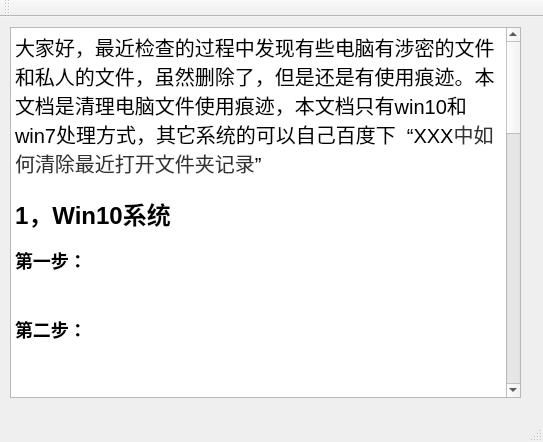
<?xml version="1.0" encoding="UTF-8"?>
<ui version="4.0">
 <class>MainWindow</class>
 <widget class="QMainWindow" name="MainWindow">
  <property name="geometry">
   <rect>
    <x>0</x>
    <y>0</y>
    <width>543</width>
    <height>442</height>
   </rect>
  </property>
  <property name="windowTitle">
   <string>MainWindow</string>
  </property>
  <widget class="QWidget" name="centralWidget">
   <widget class="QTextEdit" name="textEdit">
    <property name="geometry">
     <rect>
      <x>10</x>
      <y>10</y>
      <width>511</width>
      <height>371</height>
     </rect>
    </property>
    <property name="html">
     <string>&lt;!DOCTYPE HTML PUBLIC &quot;-//W3C//DTD HTML 4.0//EN&quot; &quot;http://www.w3.org/TR/REC-html40/strict.dtd&quot;&gt;
&lt;html&gt;&lt;head&gt;&lt;meta name=&quot;qrichtext&quot; content=&quot;1&quot; /&gt;&lt;style type=&quot;text/css&quot;&gt;
p, li { white-space: pre-wrap; }
&lt;/style&gt;&lt;/head&gt;&lt;body style=&quot; font-family:'SimSun'; font-size:9pt; font-weight:400; font-style:normal;&quot;&gt;
&lt;p style=&quot; margin-top:12px; margin-bottom:12px; margin-left:0px; margin-right:0px; -qt-block-indent:0; text-indent:0px;&quot;&gt;&lt;span style=&quot; font-family:'宋体'; font-size:15pt;&quot;&gt;大家好，最近检查的过程中发现有些电脑有涉密的文件和私人的文件，虽然删除了，但是还是有使用痕迹。本文档是清理电脑文件使用痕迹，本文档只有&lt;/span&gt;&lt;span style=&quot; font-size:15pt;&quot;&gt;win10&lt;/span&gt;&lt;span style=&quot; font-family:'宋体'; font-size:15pt;&quot;&gt;和&lt;/span&gt;&lt;span style=&quot; font-size:15pt;&quot;&gt;win7&lt;/span&gt;&lt;span style=&quot; font-family:'宋体'; font-size:15pt;&quot;&gt;处理方式，其它系统的可以自己百度下&lt;/span&gt;&lt;span style=&quot; font-size:15pt;&quot;&gt;  &lt;/span&gt;&lt;span style=&quot; font-family:'宋体'; font-size:15pt;&quot;&gt;“&lt;/span&gt;&lt;span style=&quot; font-size:15pt;&quot;&gt;XXX&lt;/span&gt;&lt;span style=&quot; font-family:'微软雅黑,sans-serif'; font-size:15pt; color:#333333;&quot;&gt;中如何清除最近打开文件夹记录&lt;/span&gt;&lt;span style=&quot; font-family:'宋体'; font-size:15pt;&quot;&gt;”&lt;/span&gt; &lt;/p&gt;
&lt;p style=&quot; margin-top:18px; margin-bottom:12px; margin-left:0px; margin-right:0px; -qt-block-indent:0; text-indent:0px;&quot;&gt;&lt;span style=&quot; font-size:xx-large; font-weight:600;&quot;&gt;1&lt;/span&gt;&lt;span style=&quot; font-family:'宋体'; font-size:xx-large; font-weight:600;&quot;&gt;，&lt;/span&gt;&lt;span style=&quot; font-size:xx-large; font-weight:600;&quot;&gt;Win10&lt;/span&gt;&lt;span style=&quot; font-family:'宋体'; font-size:xx-large; font-weight:600;&quot;&gt;系统&lt;/span&gt; &lt;/p&gt;
&lt;p style=&quot; margin-top:16px; margin-bottom:12px; margin-left:0px; margin-right:0px; -qt-block-indent:0; text-indent:0px;&quot;&gt;&lt;span style=&quot; font-family:'黑体'; font-size:x-large; font-weight:600;&quot;&gt;第一步：&lt;/span&gt; &lt;/p&gt;
&lt;p style=&quot; margin-top:12px; margin-bottom:12px; margin-left:0px; margin-right:0px; -qt-block-indent:0; text-indent:0px;&quot;&gt;&lt;img src=&quot;删除痕迹.files/image001.jpg&quot; width=&quot;235&quot; height=&quot;195&quot; /&gt;&lt;a name=&quot;图片 3&quot;&gt;&lt;/a&gt; &lt;/p&gt;
&lt;p style=&quot; margin-top:16px; margin-bottom:12px; margin-left:0px; margin-right:0px; -qt-block-indent:0; text-indent:0px;&quot;&gt;&lt;span style=&quot; font-family:'黑体'; font-size:x-large; font-weight:600;&quot;&gt;第二步：&lt;/span&gt; &lt;/p&gt;
&lt;p style=&quot; margin-top:12px; margin-bottom:12px; margin-left:0px; margin-right:0px; -qt-block-indent:0; text-indent:0px;&quot;&gt;&lt;img src=&quot;删除痕迹.files/image002.jpg&quot; width=&quot;454&quot; height=&quot;427&quot; /&gt;&lt;a name=&quot;图片 15&quot;&gt;&lt;/a&gt; &lt;/p&gt;
&lt;p style=&quot; margin-top:12px; margin-bottom:12px; margin-left:0px; margin-right:0px; -qt-block-indent:0; text-indent:0px;&quot;&gt;  &lt;/p&gt;
&lt;p style=&quot; margin-top:0px; margin-bottom:0px; margin-left:0px; margin-right:0px; -qt-block-indent:0; text-indent:0px;&quot;&gt;&lt;span style=&quot; font-size:12pt;&quot;&gt;.&lt;/span&gt;&lt;span style=&quot; font-family:'Times New Roman'; font-size:7pt;&quot;&gt;                      &lt;/span&gt;  &lt;/p&gt;
&lt;p style=&quot; margin-top:18px; margin-bottom:12px; margin-left:0px; margin-right:0px; -qt-block-indent:0; text-indent:0px;&quot;&gt;&lt;span style=&quot; font-size:xx-large; font-weight:600;&quot;&gt;2&lt;/span&gt;&lt;span style=&quot; font-family:'宋体'; font-size:xx-large; font-weight:600;&quot;&gt;，&lt;/span&gt;&lt;span style=&quot; font-size:xx-large; font-weight:600;&quot;&gt;Win7&lt;/span&gt;&lt;span style=&quot; font-family:'宋体'; font-size:xx-large; font-weight:600;&quot;&gt;系统&lt;/span&gt; &lt;/p&gt;
&lt;p style=&quot; margin-top:16px; margin-bottom:12px; margin-left:0px; margin-right:0px; -qt-block-indent:0; text-indent:0px;&quot;&gt;&lt;span style=&quot; font-family:'黑体'; font-size:x-large; font-weight:600;&quot;&gt;第一步：&lt;/span&gt; &lt;/p&gt;
&lt;p style=&quot; margin-top:0px; margin-bottom:0px; margin-left:0px; margin-right:0px; -qt-block-indent:0; text-indent:0px;&quot;&gt;首先点击win键打开开始菜单。 &lt;/p&gt;
&lt;p style=&quot; margin-top:0px; margin-bottom:0px; margin-left:0px; margin-right:0px; -qt-block-indent:0; text-indent:0px;&quot;&gt;&lt;span style=&quot; font-size:12pt;&quot;&gt;.&lt;/span&gt;&lt;span style=&quot; font-family:'Times New Roman'; font-size:7pt;&quot;&gt;                      &lt;/span&gt;  &lt;/p&gt;
&lt;p style=&quot; margin-top:12px; margin-bottom:12px; margin-left:0px; margin-right:0px; -qt-block-indent:0; text-indent:0px;&quot;&gt;&lt;a href=&quot;http://jingyan.baidu.com/album/fc07f9891cf86412fee51955.html?picindex=2&quot;&gt;&lt;img src=&quot;删除痕迹.files/image003.jpg&quot; width=&quot;268&quot; height=&quot;182&quot; /&gt;&lt;/a&gt;&lt;a name=&quot;图片 5&quot;&gt;&lt;/a&gt;&lt;a href=&quot;http://jingyan.baidu.com/album/fc07f9891cf86412fee51955.html?picindex=2&quot;&gt;&lt;span style=&quot; text-decoration: underline; color:#ffffff;&quot;&gt;步&lt;/span&gt;&lt;/a&gt;&lt;span style=&quot; text-decoration: underline; color:#ffffff;&quot;&gt;骤阅读&lt;/span&gt; &lt;/p&gt;
&lt;p style=&quot; margin-top:0px; margin-bottom:0px; margin-left:0px; margin-right:0px; -qt-block-indent:0; text-indent:0px;&quot;&gt;&lt;span style=&quot; font-size:12pt;&quot;&gt;.&lt;/span&gt;&lt;span style=&quot; font-family:'Times New Roman'; font-size:7pt;&quot;&gt;                      &lt;/span&gt;  &lt;/p&gt;
&lt;p style=&quot; margin-top:0px; margin-bottom:0px; margin-left:0px; margin-right:0px; -qt-block-indent:0; text-indent:0px;&quot;&gt;&lt;span style=&quot; font-size:12pt;&quot;&gt;.&lt;/span&gt;&lt;span style=&quot; font-family:'Times New Roman'; font-size:7pt;&quot;&gt;                      &lt;/span&gt;  &lt;/p&gt;
&lt;p align=&quot;center&quot; style=&quot; margin-top:0px; margin-bottom:12px; margin-left:0px; margin-right:0px; -qt-block-indent:0; text-indent:0px;&quot;&gt;2 &lt;/p&gt;
&lt;p style=&quot; margin-top:16px; margin-bottom:12px; margin-left:0px; margin-right:0px; -qt-block-indent:0; text-indent:0px;&quot;&gt;&lt;span style=&quot; font-family:'黑体'; font-size:x-large; font-weight:600;&quot;&gt;第二步：&lt;/span&gt; &lt;/p&gt;
&lt;p style=&quot; margin-top:0px; margin-bottom:0px; margin-left:0px; margin-right:0px; -qt-block-indent:0; text-indent:0px;&quot;&gt;在开始菜单的空白处单击鼠标右键→“属性”。 &lt;/p&gt;
&lt;p style=&quot; margin-top:0px; margin-bottom:0px; margin-left:0px; margin-right:0px; -qt-block-indent:0; text-indent:0px;&quot;&gt;&lt;span style=&quot; font-size:12pt;&quot;&gt;.&lt;/span&gt;&lt;span style=&quot; font-family:'Times New Roman'; font-size:7pt;&quot;&gt;                      &lt;/span&gt;  &lt;/p&gt;
&lt;p style=&quot; margin-top:12px; margin-bottom:12px; margin-left:0px; margin-right:0px; -qt-block-indent:0; text-indent:0px;&quot;&gt;&lt;a href=&quot;http://jingyan.baidu.com/album/fc07f9891cf86412fee51955.html?picindex=3&quot;&gt;&lt;img src=&quot;删除痕迹.files/image004.jpg&quot; width=&quot;412&quot; height=&quot;330&quot; /&gt;&lt;/a&gt;&lt;a name=&quot;图片 6&quot;&gt;&lt;/a&gt; &lt;/p&gt;
&lt;p style=&quot; margin-top:0px; margin-bottom:12px; margin-left:0px; margin-right:0px; -qt-block-indent:0; text-indent:0px;&quot;&gt;  &lt;/p&gt;
&lt;p align=&quot;center&quot; style=&quot; margin-top:0px; margin-bottom:12px; margin-left:0px; margin-right:0px; -qt-block-indent:0; text-indent:0px;&quot;&gt;3 &lt;/p&gt;
&lt;p style=&quot; margin-top:16px; margin-bottom:12px; margin-left:0px; margin-right:0px; -qt-block-indent:0; text-indent:0px;&quot;&gt;&lt;span style=&quot; font-family:'黑体'; font-size:x-large; font-weight:600;&quot;&gt;第三步：&lt;/span&gt; &lt;/p&gt;
&lt;p style=&quot; margin-top:0px; margin-bottom:0px; margin-left:0px; margin-right:0px; -qt-block-indent:0; text-indent:0px;&quot;&gt;把如图所示的隐私项的复选框的打勾全部取消。 &lt;/p&gt;
&lt;p style=&quot; margin-top:0px; margin-bottom:0px; margin-left:0px; margin-right:0px; -qt-block-indent:0; text-indent:0px;&quot;&gt;&lt;span style=&quot; font-size:12pt;&quot;&gt;.&lt;/span&gt;&lt;span style=&quot; font-family:'Times New Roman'; font-size:7pt;&quot;&gt;                      &lt;/span&gt;  &lt;/p&gt;
&lt;p style=&quot; margin-top:12px; margin-bottom:12px; margin-left:0px; margin-right:0px; -qt-block-indent:0; text-indent:0px;&quot;&gt;&lt;a href=&quot;http://jingyan.baidu.com/album/fc07f9891cf86412fee51955.html?picindex=4&quot;&gt;&lt;img src=&quot;删除痕迹.files/image005.jpg&quot; width=&quot;414&quot; height=&quot;430&quot; /&gt;&lt;/a&gt;&lt;a name=&quot;图片 7&quot;&gt;&lt;/a&gt; &lt;/p&gt;
&lt;p style=&quot; margin-top:0px; margin-bottom:0px; margin-left:0px; margin-right:0px; -qt-block-indent:0; text-indent:0px;&quot;&gt;&lt;span style=&quot; font-size:12pt;&quot;&gt;.&lt;/span&gt;&lt;span style=&quot; font-family:'Times New Roman'; font-size:7pt;&quot;&gt;                      &lt;/span&gt;  &lt;/p&gt;
&lt;p style=&quot; margin-top:0px; margin-bottom:0px; margin-left:0px; margin-right:0px; -qt-block-indent:0; text-indent:0px;&quot;&gt;&lt;span style=&quot; font-size:12pt;&quot;&gt;.&lt;/span&gt;&lt;span style=&quot; font-family:'Times New Roman'; font-size:7pt;&quot;&gt;                      &lt;/span&gt;  &lt;/p&gt;
&lt;p style=&quot; margin-top:0px; margin-bottom:12px; margin-left:0px; margin-right:0px; -qt-block-indent:0; text-indent:0px;&quot;&gt;第四步：4 &lt;/p&gt;
&lt;p style=&quot; margin-top:16px; margin-bottom:12px; margin-left:0px; margin-right:0px; -qt-block-indent:0; text-indent:0px;&quot;&gt;&lt;span style=&quot; font-family:'黑体'; font-size:x-large; font-weight:600;&quot;&gt;第四步：&lt;/span&gt; &lt;/p&gt;
&lt;p style=&quot; margin-top:0px; margin-bottom:0px; margin-left:0px; margin-right:0px; -qt-block-indent:0; text-indent:0px;&quot;&gt;点击确定，然后再回到固定图标处点击鼠标右键，发现记录被清除了。 &lt;/p&gt;
&lt;p style=&quot; margin-top:0px; margin-bottom:0px; margin-left:0px; margin-right:0px; -qt-block-indent:0; text-indent:0px;&quot;&gt;&lt;span style=&quot; font-size:12pt;&quot;&gt;.&lt;/span&gt;&lt;span style=&quot; font-family:'Times New Roman'; font-size:7pt;&quot;&gt;                      &lt;/span&gt;  &lt;/p&gt;
&lt;p style=&quot; margin-top:12px; margin-bottom:12px; margin-left:0px; margin-right:0px; -qt-block-indent:0; text-indent:0px;&quot;&gt;&lt;a href=&quot;http://jingyan.baidu.com/album/fc07f9891cf86412fee51955.html?picindex=5&quot;&gt;&lt;img src=&quot;删除痕迹.files/image006.jpg&quot; width=&quot;231&quot; height=&quot;142&quot; /&gt;&lt;/a&gt;&lt;a name=&quot;图片 8&quot;&gt;&lt;/a&gt; &lt;/p&gt;
&lt;p style=&quot; margin-top:0px; margin-bottom:0px; margin-left:0px; margin-right:0px; -qt-block-indent:0; text-indent:0px;&quot;&gt;&lt;span style=&quot; font-size:12pt;&quot;&gt;.&lt;/span&gt;&lt;span style=&quot; font-family:'Times New Roman'; font-size:7pt;&quot;&gt;                      &lt;/span&gt;  &lt;/p&gt;
&lt;p style=&quot; margin-top:0px; margin-bottom:0px; margin-left:0px; margin-right:0px; -qt-block-indent:0; text-indent:0px;&quot;&gt;&lt;span style=&quot; font-size:12pt;&quot;&gt;.&lt;/span&gt;&lt;span style=&quot; font-family:'Times New Roman'; font-size:7pt;&quot;&gt;                      &lt;/span&gt;  &lt;/p&gt;
&lt;p align=&quot;center&quot; style=&quot; margin-top:0px; margin-bottom:12px; margin-left:0px; margin-right:0px; -qt-block-indent:0; text-indent:0px;&quot;&gt;5 &lt;/p&gt;
&lt;p style=&quot; margin-top:16px; margin-bottom:12px; margin-left:0px; margin-right:0px; -qt-block-indent:0; text-indent:0px;&quot;&gt;&lt;span style=&quot; font-family:'黑体'; font-size:x-large; font-weight:600;&quot;&gt;第五步：&lt;/span&gt; &lt;/p&gt;
&lt;p style=&quot; margin-top:0px; margin-bottom:0px; margin-left:0px; margin-right:0px; -qt-block-indent:0; text-indent:0px;&quot;&gt;另外，在文件记录中我们还可以有选择的删除最近文件记录，这样可以防止所有文件记录被删除了。 &lt;/p&gt;
&lt;p style=&quot; margin-top:0px; margin-bottom:0px; margin-left:0px; margin-right:0px; -qt-block-indent:0; text-indent:0px;&quot;&gt;&lt;span style=&quot; font-size:12pt;&quot;&gt;.&lt;/span&gt;&lt;span style=&quot; font-family:'Times New Roman'; font-size:7pt;&quot;&gt;                      &lt;/span&gt;  &lt;/p&gt;
&lt;p style=&quot; margin-top:12px; margin-bottom:12px; margin-left:0px; margin-right:0px; -qt-block-indent:0; text-indent:0px;&quot;&gt;&lt;a href=&quot;http://jingyan.baidu.com/album/fc07f9891cf86412fee51955.html?picindex=6&quot;&gt;&lt;img src=&quot;删除痕迹.files/image007.gif&quot; width=&quot;370&quot; height=&quot;315&quot; /&gt;&lt;/a&gt;&lt;a name=&quot;图片 9&quot;&gt;&lt;/a&gt; &lt;/p&gt;
&lt;p style=&quot; margin-top:0px; margin-bottom:0px; margin-left:0px; margin-right:0px; -qt-block-indent:0; text-indent:0px;&quot;&gt;&lt;span style=&quot; font-size:12pt;&quot;&gt;.&lt;/span&gt;&lt;span style=&quot; font-family:'Times New Roman'; font-size:7pt;&quot;&gt;                      &lt;/span&gt;  &lt;/p&gt;
&lt;p style=&quot; margin-top:12px; margin-bottom:12px; margin-left:0px; margin-right:0px; -qt-block-indent:0; text-indent:0px;&quot;&gt;  &lt;/p&gt;&lt;/body&gt;&lt;/html&gt;</string>
    </property>
   </widget>
  </widget>
  <widget class="QMenuBar" name="menuBar">
   <property name="geometry">
    <rect>
     <x>0</x>
     <y>0</y>
     <width>543</width>
     <height>23</height>
    </rect>
   </property>
  </widget>
  <widget class="QToolBar" name="mainToolBar">
   <attribute name="toolBarArea">
    <enum>TopToolBarArea</enum>
   </attribute>
   <attribute name="toolBarBreak">
    <bool>false</bool>
   </attribute>
  </widget>
  <widget class="QStatusBar" name="statusBar"/>
 </widget>
 <layoutdefault spacing="6" margin="11"/>
 <resources/>
 <connections/>
</ui>
